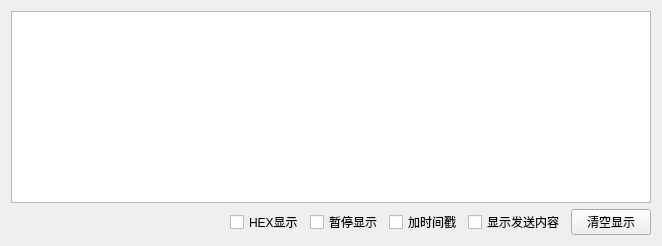
      <widget class="QWidget" name="tab_3">
       <attribute name="title">
        <string>Tab 1</string>
       </attribute>
       <layout class="QGridLayout" name="gridLayout_5">
        <item row="0" column="0" colspan="7">
         <widget class="QTextBrowser" name="dataDisp_textBrowser_3"/>
        </item>
        <item row="1" column="3">
         <widget class="QCheckBox" name="pause_checkBox_3">
          <property name="sizePolicy">
           <sizepolicy hsizetype="Preferred" vsizetype="Preferred">
            <horstretch>0</horstretch>
            <verstretch>0</verstretch>
           </sizepolicy>
          </property>
          <property name="minimumSize">
           <size>
            <width>0</width>
            <height>0</height>
           </size>
          </property>
          <property name="maximumSize">
           <size>
            <width>99999</width>
            <height>99999</height>
           </size>
          </property>
          <property name="text">
           <string>暂停显示</string>
          </property>
         </widget>
        </item>
        <item row="1" column="2">
         <widget class="QCheckBox" name="hexDisp_checkBox_3">
          <property name="sizePolicy">
           <sizepolicy hsizetype="Preferred" vsizetype="Preferred">
            <horstretch>0</horstretch>
            <verstretch>0</verstretch>
           </sizepolicy>
          </property>
          <property name="minimumSize">
           <size>
            <width>0</width>
            <height>0</height>
           </size>
          </property>
          <property name="maximumSize">
           <size>
            <width>99999</width>
            <height>99999</height>
           </size>
          </property>
          <property name="text">
           <string>HEX显示</string>
          </property>
         </widget>
        </item>
        <item row="1" column="4">
         <widget class="QCheckBox" name="timeStamp_checkBox_3">
          <property name="sizePolicy">
           <sizepolicy hsizetype="Preferred" vsizetype="Preferred">
            <horstretch>0</horstretch>
            <verstretch>0</verstretch>
           </sizepolicy>
          </property>
          <property name="minimumSize">
           <size>
            <width>0</width>
            <height>0</height>
           </size>
          </property>
          <property name="maximumSize">
           <size>
            <width>99999</width>
            <height>99999</height>
           </size>
          </property>
          <property name="text">
           <string>加时间戳</string>
          </property>
         </widget>
        </item>
        <item row="1" column="5">
         <widget class="QCheckBox" name="timeStamp_checkBox_4">
          <property name="sizePolicy">
           <sizepolicy hsizetype="Preferred" vsizetype="Preferred">
            <horstretch>0</horstretch>
            <verstretch>0</verstretch>
           </sizepolicy>
          </property>
          <property name="minimumSize">
           <size>
            <width>0</width>
            <height>0</height>
           </size>
          </property>
          <property name="maximumSize">
           <size>
            <width>99999</width>
            <height>99999</height>
           </size>
          </property>
          <property name="text">
           <string>显示发送内容</string>
          </property>
         </widget>
        </item>
        <item row="1" column="6">
         <widget class="QPushButton" name="clearDisp_pushButton_3">
          <property name="sizePolicy">
           <sizepolicy hsizetype="Preferred" vsizetype="Preferred">
            <horstretch>0</horstretch>
            <verstretch>0</verstretch>
           </sizepolicy>
          </property>
          <property name="minimumSize">
           <size>
            <width>0</width>
            <height>0</height>
           </size>
          </property>
          <property name="maximumSize">
           <size>
            <width>99999</width>
            <height>99999</height>
           </size>
          </property>
          <property name="text">
           <string>清空显示</string>
          </property>
         </widget>
        </item>
        <item row="1" column="0">
         <spacer name="horizontalSpacer">
          <property name="orientation">
           <enum>Qt::Horizontal</enum>
          </property>
          <property name="sizeHint" stdset="0">
           <size>
            <width>207</width>
            <height>20</height>
           </size>
          </property>
         </spacer>
        </item>
        <item row="1" column="1">
         <layout class="QHBoxLayout" name="horizontalLayout"/>
        </item>
       </layout>
      </widget>
